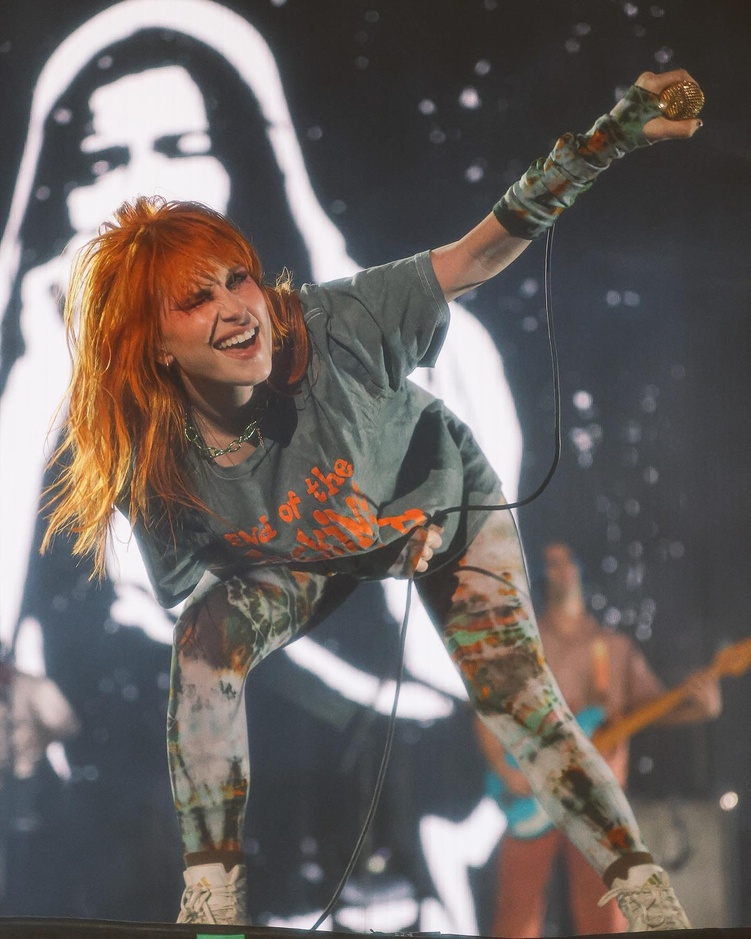
#> input picture punya orang/W3/W3/images/paramore.jpg, 751 x 939 px, shrunk from 1440 x 1800 before the run
$ jupyter execute 'histogram equalization2.ipynb'
#> lines starting #> are read from the running program, lines starting #| are printed output that depends on the picture
[cell 1]
import cv2
import numpy as np
import matplotlib.pyplot as plt

[cell 2]
def histogram_equalization(img):
    # Menghitung histogram
    hist, bins = np.histogram(img.flatten(), 256, [0, 256])

    # Menghitung cumulative histogram
    cdf = hist.cumsum()

    # Menentukan normalisasi CDF
    cdf_normalized = cdf * hist.max() / cdf.max()

    # Menentukan tabel baru untuk menampilkan gambar
    cdf_m = np.ma.masked_equal(cdf, 0)
    cdf_m = (cdf_m - cdf_m.min()) * 255 / (cdf_m.max() - cdf_m.min())
    cdf = np.ma.filled(cdf_m, 0).astype('uint8')

    # Menampilkan gambar hasil histogram equalization
    return cdf[img]

[cell 3]
img = plt.imread('images/paramore.jpg')
#> img is the input picture: shape (939, 751, 3); mean R, G, B 106, 98.6, 95.6
#img = cv2.cvtColor(img, cv2.COLOR_BGR2GRAY)
equalized_img = histogram_equalization(img)
#> in histogram_equalization, `hist, bins = np.histogram(img.flatten(), 256, [0, 256])`: hist = 256 values, max 36906 at index 67, min 6 at index 1, mean 8263.9; bins = 257 values from 0 to 256
#> in histogram_equalization, `cdf = hist.cumsum()`: cdf = 256 values from 17 to 2115567
#> in histogram_equalization, `cdf_normalized = cdf * hist.max() / cdf.max()`: cdf_normalized = 256 values from 0.297 to 36906
#> in histogram_equalization, `cdf = np.ma.filled(cdf_m, 0).astype('uint8')`: cdf = 256 values from 0 to 255
#> in histogram_equalization, `return cdf[img]`:
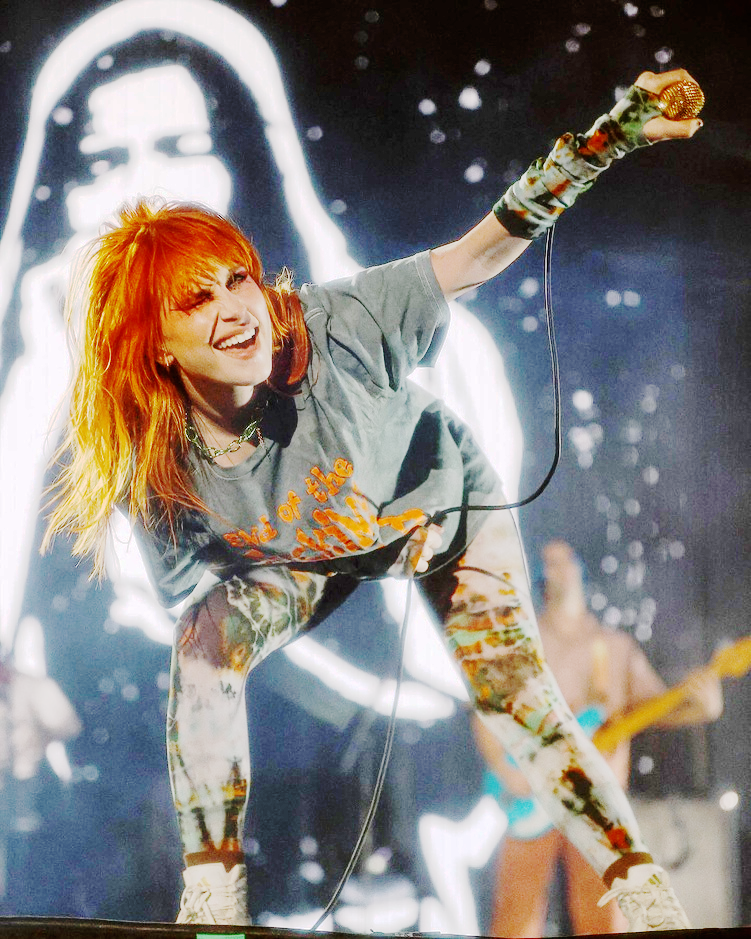
#> returned value: shape (939, 751, 3); mean of channels 0, 1, 2 133.1, 127.7, 123.7; drawn as R, G, B
plt.imshow(img, cmap='gray')
plt.title('Original Image')
plt.show()
plt.imshow(equalized_img, cmap='gray')
plt.title('Equalized Image')
plt.show()

[cell 4]
img = plt.imread('images/paramore.jpg')
img = cv2.cvtColor(img, cv2.COLOR_BGR2GRAY)
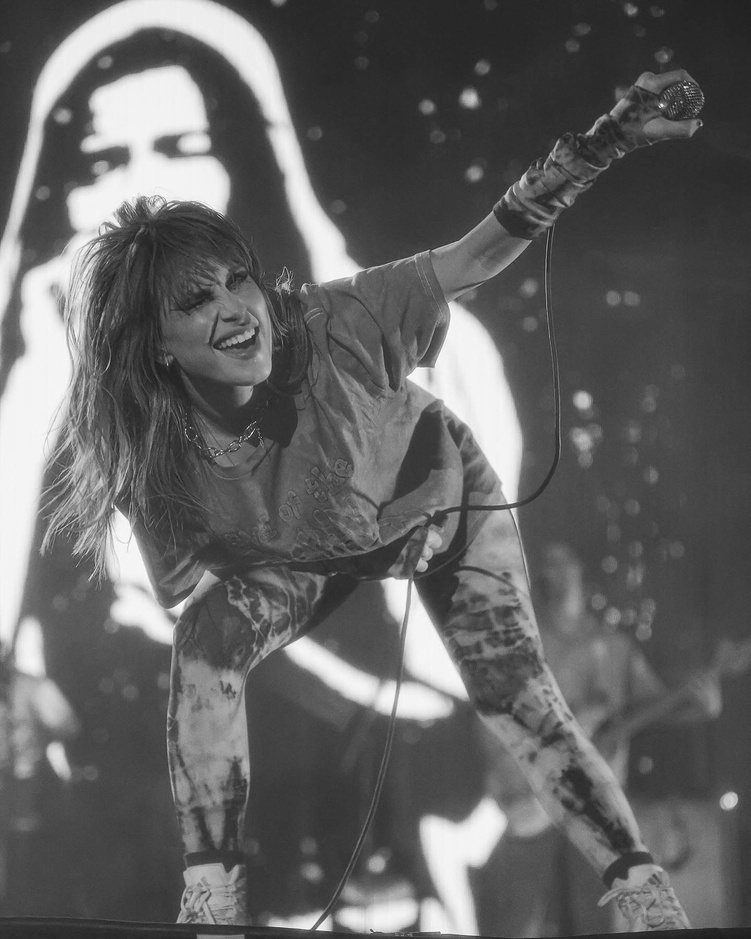
#> img: shape (939, 751); min 22, max 254, mean 98.6
equalized_img = histogram_equalization(img)
#> in histogram_equalization (call 2), `hist, bins = np.histogram(img.flatten(), 256, [0, 256])`: hist = 256 values, max 14834 at index 70, min 0 at index 0, mean 2754.6
#> in histogram_equalization (call 2), `cdf = hist.cumsum()`: cdf = 256 values from 0 to 705189
#> in histogram_equalization (call 2), `cdf_normalized = cdf * hist.max() / cdf.max()`: cdf_normalized = 256 values from 0 to 14834
#> in histogram_equalization (call 2), `cdf = np.ma.filled(cdf_m, 0).astype('uint8')`: cdf = 256 values from 0 to 255
#> in histogram_equalization (call 2), `return cdf[img]`:
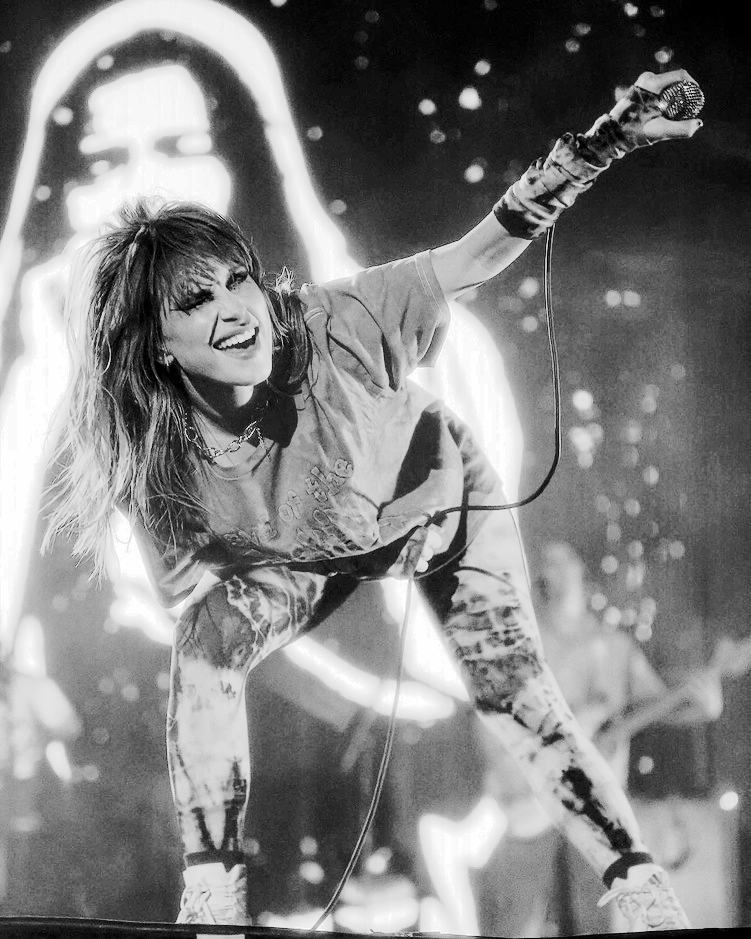
#> returned value: shape (939, 751); min 0, max 255, mean 128.3
plt.imshow(img, cmap='gray')
plt.title('Original Image')
plt.show()
plt.imshow(equalized_img, cmap='gray')
plt.title('Equalized Image')
plt.show()

$ run again, with punya orang/W3/W3/images/foto.png saved as punya orang/W3/W3/images/paramore.jpg
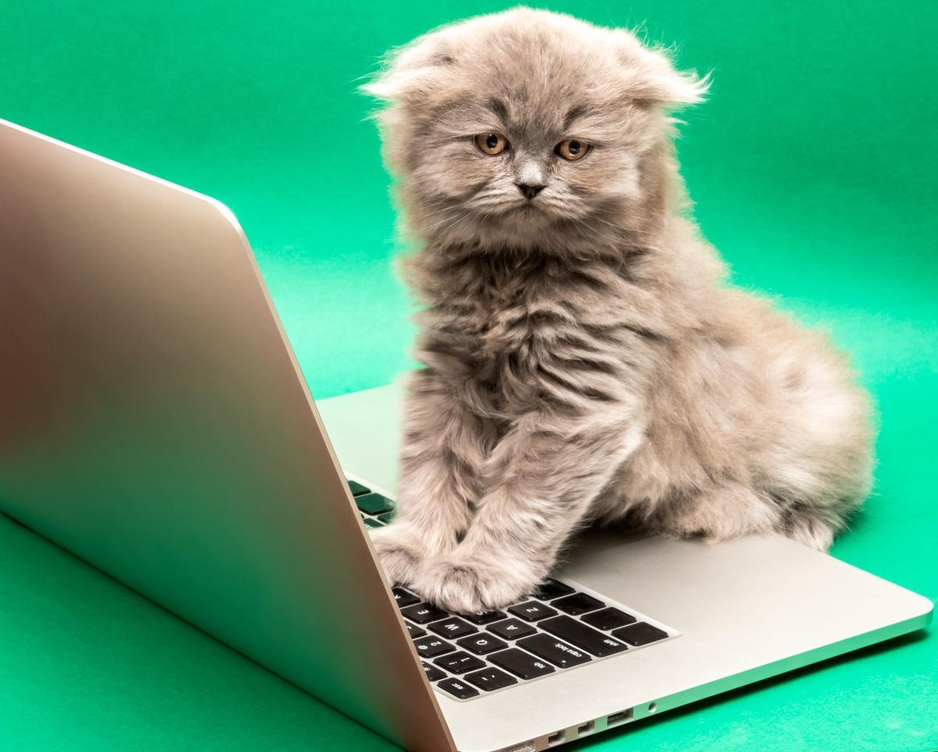
#> input picture punya orang/W3/W3/images/foto.png, 938 x 752 px, shrunk from 1200 x 963 before the run
#> img is the input picture: shape (752, 938, 3); mean R, G, B 96.2, 162, 127
#> hist = 256 values, max 92357 at index 0, min 1894 at index 12, mean 8266.1; bins = 257 values from 0 to 256
#> in histogram_equalization, `cdf = hist.cumsum()`: cdf = 256 values from 92357 to 2116128
#> cdf_normalized = 256 values from 4030.9 to 92357
#> in histogram_equalization, `cdf = np.ma.filled(cdf_m, 0).astype('uint8')`: cdf = 256 values from 0 to 255
#> `img = cv2.cvtColor(img, cv2.COLOR_BGR2GRAY)`:
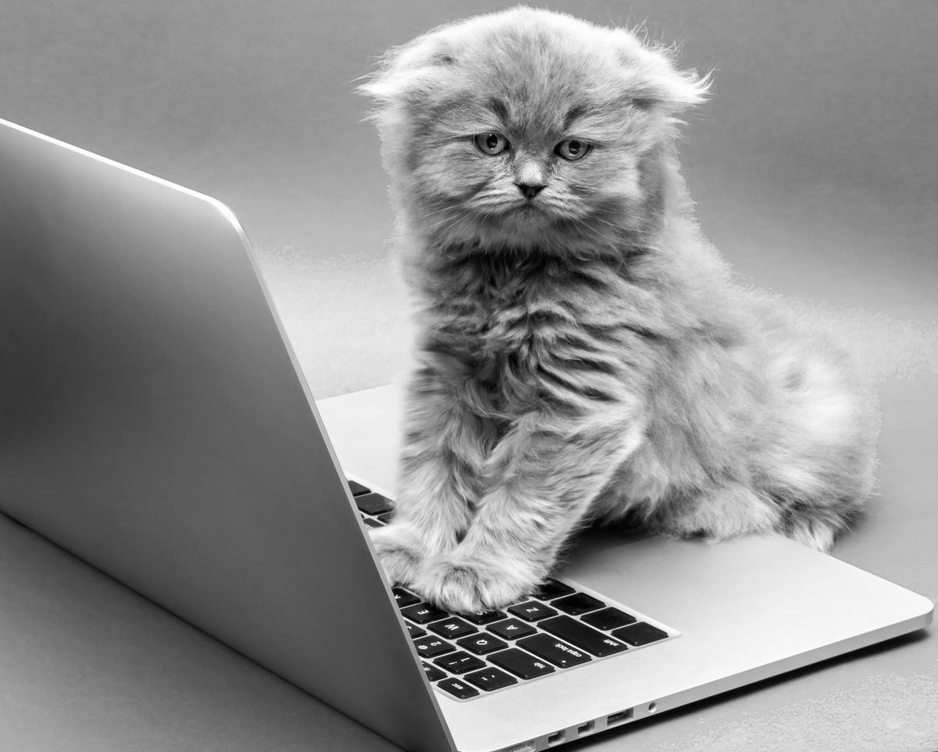
#> img: shape (752, 938); min 0, max 255, mean 144
#> hist = 256 values, max 10066 at index 144, min 18 at index 0, mean 2755.4
#> in histogram_equalization (call 2), `cdf = hist.cumsum()`: cdf = 256 values from 18 to 705376
#> cdf_normalized = 256 values from 0.257 to 10066
#> in histogram_equalization (call 2), `cdf = np.ma.filled(cdf_m, 0).astype('uint8')`: cdf = 256 values from 0 to 255
#> in histogram_equalization (call 2), `return cdf[img]`:
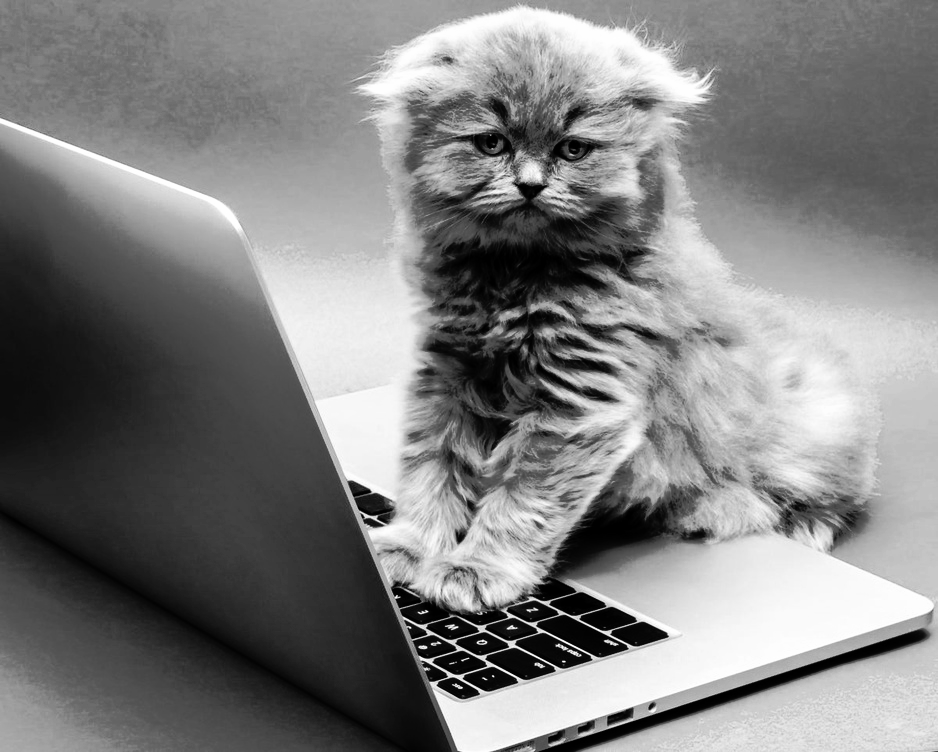
#> returned value: shape (752, 938); min 0, max 255, mean 127.7
